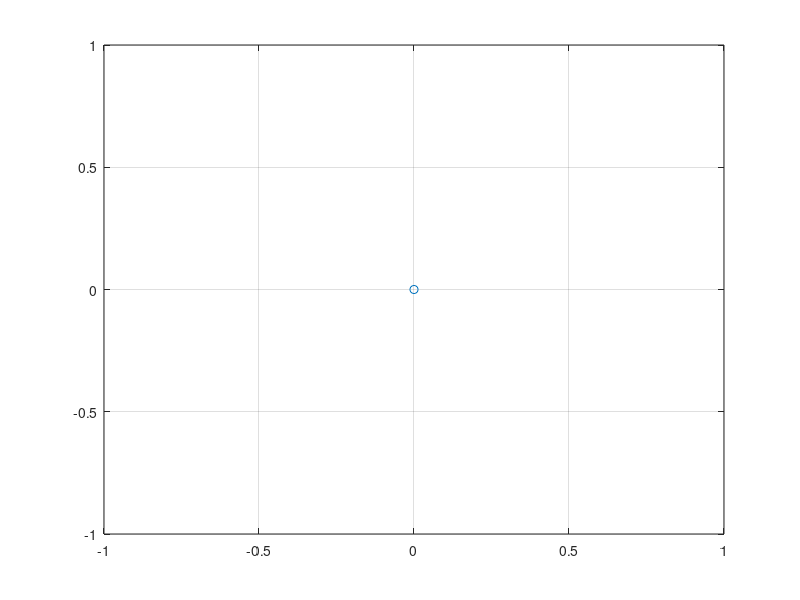

The MATLAB script that drew this image: (Note: this script raises an error after producing the figure.)
% Laboratory Work #3

%% Function #1

alpha = 0.1;
t = 6;

dist = 0.5;

N = 100;

K = 3;

plot(0, 0, 'o');
grid on;
hold on;

plot_traj = false;

[X, Y, switches_line] = reachset(alpha, t, N, plot_traj, dist, K);

plot(X, Y, 'b', 'LineWidth', 3);
plot(switches_line(:, 1), switches_line(:, 2), '.r');

%% Function #2

alpha = 0.1;

t1 = 1;
t2 = 9;

N = 10;

K = 10;

K_reach = 3;

dist = 0.5;

filename = 'First_Exp';

time_between_frames = 0.01;

reachsetdyn(alpha, t1, t2, N, filename, time_between_frames, K, K_reach, dist, plot_traj);

%reachsetdyn(alpha, t1, t2, N, [], time_between_frames, K, dist);
